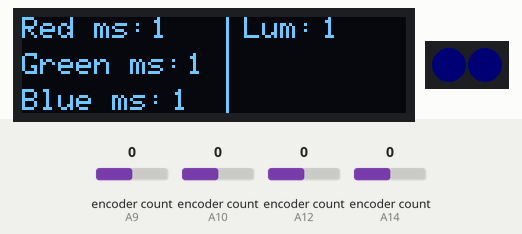
This sketch was run on a simulated Arduino Mega 2560, built with avr-gcc and run on an emulated ATmega2560. On the bench: 128×32 one-colour display, 2 RGB LEDs in strip order, left to right. Inputs (shaded band) come from the test bench; at power-on: encoder count (sensors on A9, A10, A12, A14) 0. Dim RGB values are drawn brighter than linear.

Above: at 0.4 s.

The sketch:

dreammachine_encoder_individual_rgb_timing_realtime.ino
```cpp
#include <Encoder.h>
#include <Adafruit_NeoPixel.h>
#include <SPI.h>
#include <Wire.h>
#include <Adafruit_GFX.h>
#include <Adafruit_SSD1306.h>

#define PIN       30 // On Trinket or Gemma, suggest changing this to 1
#define NUMPIXELS 2 // Popular NeoPixel ring size

Adafruit_NeoPixel pixels(NUMPIXELS, PIN, NEO_GRB + NEO_KHZ800);

#define SCREEN_WIDTH 128 // OLED display width, in pixels
#define SCREEN_HEIGHT 32 // OLED display height, in pixels
#define OLED_RESET     -1 // Reset pin # (or -1 if sharing Arduino reset pin)
#define SCREEN_ADDRESS 0x3C ///< See datasheet for Address; 0x3D for 128x64, 0x3C for 128x32
Adafruit_SSD1306 display(SCREEN_WIDTH, SCREEN_HEIGHT, &Wire, OLED_RESET);

Encoder enc1(A9,A8);
Encoder enc2(A10,A11);
Encoder enc3(A12,A13);
Encoder enc4(A14,A15);

int i;
long l;
long ar;
long ag;
long ab;
long arold;
long agold;
long abold;
long lold;

void setup() {

  display.begin(SSD1306_SWITCHCAPVCC, SCREEN_ADDRESS);
  display.clearDisplay();

  pixels.begin(); // INITIALIZE NeoPixel strip object (REQUIRED)
  Serial.begin(9600);

  display.setTextSize(1);      // Normal 1:1 pixel scale
  display.setTextColor(SSD1306_WHITE); // Draw white text
  display.setCursor(0, 0);     // Start at top-left corner
  display.cp437(true);         // Use full 256 char 'Code Page 437' font
  display.display();

}

void checkknobs(){

    ar = enc1.update();
    ag = enc2.update();
    ab = enc3.update();
    l = enc4.update();

}

void disp(){
    display.setCursor(0,0);
    display.print("Red ms: ");
    display.setCursor(43,0);
    display.print(ar);
    display.setCursor(0, 12);
    display.print("Green ms: ");
    display.setCursor(55, 12);
    display.print(ag);
    display.setCursor(0, 24);
    display.print("Blue ms: ");
    display.setCursor(50, 24);
    display.print(ab);
    display.drawLine(68, 0, 68,32, SSD1306_WHITE);
    display.setCursor(74, 0);
    display.print("Lum: ");
    display.setCursor(100, 0);
    display.print(l);
    display.display();
    display.clearDisplay();
}

void loop(){

          checkknobs();

          if(ar != arold || ag != agold || ab != abold || l != lold){
            disp();
          }

          pixels.setBrightness(l);

          pixels.clear(); // Set all pixel colors to 'off'
          pixels.setPixelColor(0, pixels.Color(0, 255, 0));
          pixels.setPixelColor(1, pixels.Color(0, 255, 0));
          pixels.show();
          delay(ar);

          pixels.clear(); // Set all pixel colors to 'off'
          pixels.setPixelColor(0, pixels.Color(255, 0, 0));
          pixels.setPixelColor(1, pixels.Color(255, 0, 0));
          pixels.show();
          delay(ag);

          pixels.clear(); // Set all pixel colors to 'off'
          pixels.setPixelColor(0, pixels.Color(0, 0, 255));
          pixels.setPixelColor(1, pixels.Color(0, 0, 255));
          pixels.show();
          delay(ab);

          arold = ar;
          agold = ag;
          abold = ab;

}
```
